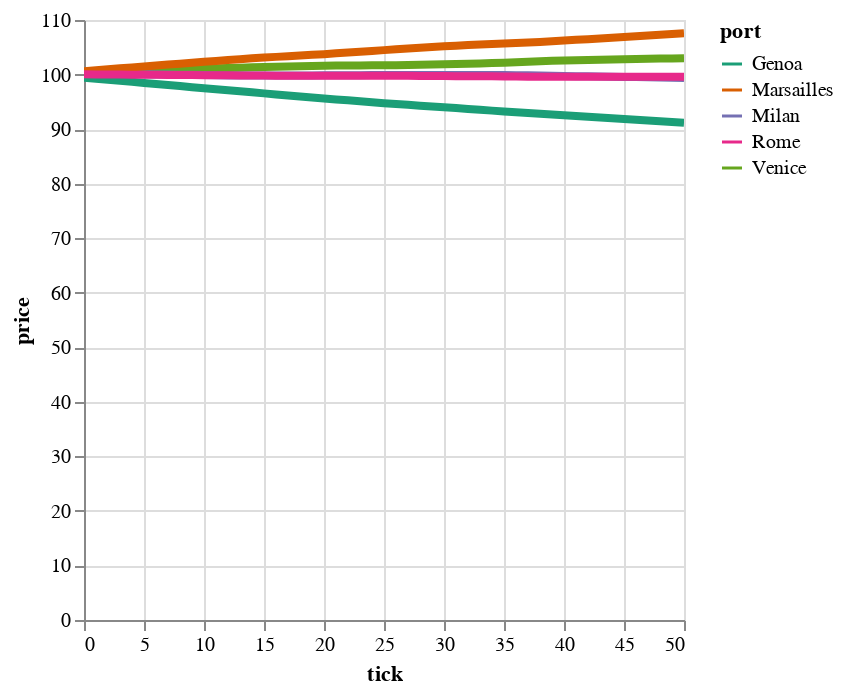

Notebook source saved alongside this figure:
### Code cell
plot_prices_by_port(markets)

### Figure 1 — Vega-Lite specification as saved in the notebook (floating-point values rounded to 4 significant figures; data arrays with more than 128 entries replaced by an {"elided": "..."} marker saying what was removed)
{"config": {"view": {"continuousWidth": 300, "continuousHeight": 300}}, "data": {"name": "data-83c3818dca6120959b89fd76c27ccbd9"}, "mark": {"type": "line", "size": 4}, "encoding": {"color": {"field": "port", "scale": {"scheme": "dark2"}, "type": "ordinal"}, "x": {"field": "tick", "type": "quantitative"}, "y": {"field": "price", "type": "quantitative"}}, "params": [{"name": "param_8", "select": {"type": "interval", "encodings": ["x", "y"]}, "bind": "scales"}], "transform": [{"loess": "price", "on": "tick", "bandwidth": 0.5, "groupby": ["port"]}], "$schema": "https://vega.github.io/schema/vega-lite/v5.8.0.json", "datasets": {"data-83c3818dca6120959b89fd76c27ccbd9": {"elided": "255 records"}}}
